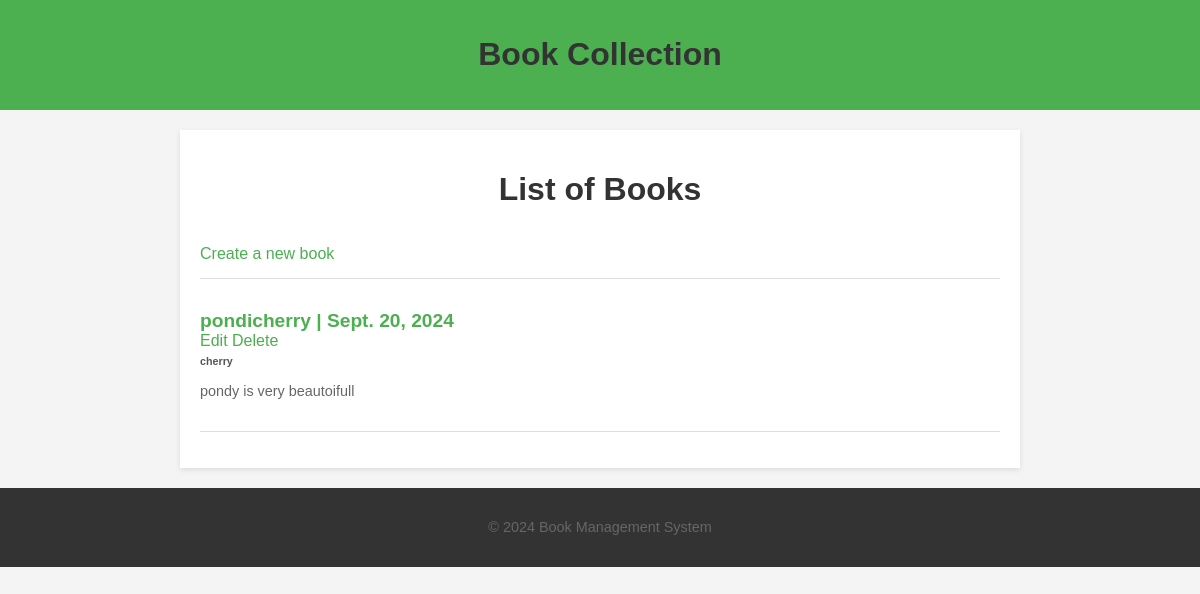
Screenshot of /book/1 with the database file from the repository.
### books/models.py (models this page shows, shortened)
class Book(models.Model):
    title = models.CharField(max_length = 200)
    author = models.CharField(max_length = 100)
    description = models.TextField()
    published_date = models.DateField()

### books/views.py (the view)
# urls.py: path('book/<int:pk>',views.BookDetailView.as_view(),name='book_detail'),
class BookDetailView(DetailView):
    model =Book
    template_name = 'book_detail.html'
    success_url = reverse_lazy('book_list')

### templates/book_detail.html (shortened to what this page needs)
<!DOCTYPE html>
<html lang="en">
<head>
</head>
<body>
    <header>
        <h1>Book Collection</h1>
    </header>
    <main>
        <h1>List of Books</h1>
        <ul>
            <li><a href="{% url 'book_create' %}">Create a new book</a></li>
        </ul>
        <ul>
            <li>
                <h4><a href = "{% url 'book_detail' book.pk %}">{{object.title}} | {{object.published_date}}</a></h4>
                <a href = "{% url 'book_update' object.pk %}">Edit</a>
                <a href = "{% url 'book_delete' object.pk %}">Delete</a>
                <h6>{{object.author}}</h6>
                <p>{{object.description}}</p>
            </li>
        </ul>
    </main>
    <footer>
        <p>&copy; 2024 Book Management System</p>
    </footer>
</body>
</html>

### templates/book_detail.html (style rules this page uses)
body { font-family: Arial, sans-serif; background-color: #f4f4f4; margin: 0; padding: 0; }
header { background-color: #4CAF50; color: white; padding: 15px; text-align: center; }
main { max-width: 800px; margin: 20px auto; background-color: white; padding: 20px; box-shadow: 0 2px 5px rgba(0, 0, 0, 0.1); }
h1 { text-align: center; color: #333; }
a { color: #4CAF50; text-decoration: none; }
ul { list-style: none; padding: 0; }
li { border-bottom: 1px solid #ddd; padding: 15px 0; }
h4 { margin: 0; font-size: 1.2em; color: #333; }
h6 { margin: 5px 0; color: #555; }
p { color: #666; font-size: 0.9em; line-height: 1.4; }
footer { text-align: center; padding: 15px 0; background-color: #333; color: white; }

### rows the page displays
Book: title "pondicherry", published_date "Sept. 20, 2024", author "cherry", description "pondy is very beautoifull"
